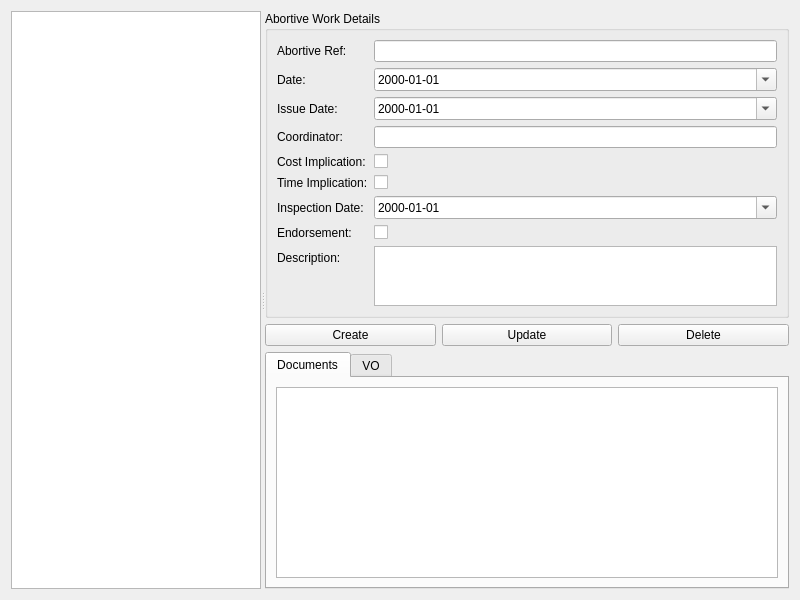
<?xml version="1.0" encoding="UTF-8"?>
<ui version="4.0">
 <class>AbortiveManagerForm</class>
 <widget class="QWidget" name="AbortiveManagerForm">
  <property name="geometry">
   <rect>
    <x>0</x>
    <y>0</y>
    <width>800</width>
    <height>600</height>
   </rect>
  </property>
  <property name="windowTitle">
   <string>Abortive Work Manager</string>
  </property>
  <layout class="QHBoxLayout" name="horizontalLayout">
   <item>
    <widget class="QSplitter" name="splitter">
     <property name="orientation">
      <enum>Qt::Horizontal</enum>
     </property>
     <widget class="QListWidget" name="recordList">
      <property name="maximumSize">
       <size>
        <width>250</width>
        <height>16777215</height>
       </size>
      </property>
     </widget>
     <widget class="QWidget" name="rightSide" native="true">
      <layout class="QVBoxLayout" name="verticalLayout">
       <item>
        <widget class="QGroupBox" name="formGroupBox">
         <property name="title">
          <string>Abortive Work Details</string>
         </property>
         <layout class="QFormLayout" name="formLayout">
          <item row="0" column="0">
           <widget class="QLabel" name="label_ref">
            <property name="text">
             <string>Abortive Ref:</string>
            </property>
           </widget>
          </item>
          <item row="0" column="1">
           <widget class="QLineEdit" name="lineEdit_ref"/>
          </item>
          <item row="1" column="0">
           <widget class="QLabel" name="label_date">
            <property name="text">
             <string>Date:</string>
            </property>
           </widget>
          </item>
          <item row="1" column="1">
           <widget class="QDateEdit" name="dateEdit_date">
            <property name="displayFormat">
             <string>yyyy-MM-dd</string>
            </property>
            <property name="calendarPopup">
             <bool>true</bool>
            </property>
           </widget>
          </item>
          <item row="2" column="0">
           <widget class="QLabel" name="label_issue_date">
            <property name="text">
             <string>Issue Date:</string>
            </property>
           </widget>
          </item>
          <item row="2" column="1">
           <widget class="QDateEdit" name="dateEdit_issue_date">
            <property name="displayFormat">
             <string>yyyy-MM-dd</string>
            </property>
            <property name="calendarPopup">
             <bool>true</bool>
            </property>
           </widget>
          </item>
          <item row="3" column="0">
           <widget class="QLabel" name="label_coordinator">
            <property name="text">
             <string>Coordinator:</string>
            </property>
           </widget>
          </item>
          <item row="3" column="1">
           <widget class="QLineEdit" name="lineEdit_coordinator"/>
          </item>
          <item row="4" column="0">
           <widget class="QLabel" name="label_cost">
            <property name="text">
             <string>Cost Implication:</string>
            </property>
           </widget>
          </item>
          <item row="4" column="1">
           <widget class="QCheckBox" name="checkBox_cost"/>
          </item>
          <item row="5" column="0">
           <widget class="QLabel" name="label_time">
            <property name="text">
             <string>Time Implication:</string>
            </property>
           </widget>
          </item>
          <item row="5" column="1">
           <widget class="QCheckBox" name="checkBox_time"/>
          </item>
          <item row="6" column="0">
           <widget class="QLabel" name="label_inspection">
            <property name="text">
             <string>Inspection Date:</string>
            </property>
           </widget>
          </item>
          <item row="6" column="1">
           <widget class="QDateEdit" name="dateEdit_inspection_date">
            <property name="displayFormat">
             <string>yyyy-MM-dd</string>
            </property>
            <property name="calendarPopup">
             <bool>true</bool>
            </property>
           </widget>
          </item>
          <item row="7" column="0">
           <widget class="QLabel" name="label_endorsement">
            <property name="text">
             <string>Endorsement:</string>
            </property>
           </widget>
          </item>
          <item row="7" column="1">
           <widget class="QCheckBox" name="checkBox_endorsement"/>
          </item>
          <item row="8" column="0">
           <widget class="QLabel" name="label_desc">
            <property name="text">
             <string>Description:</string>
            </property>
           </widget>
          </item>
          <item row="8" column="1">
           <widget class="QTextEdit" name="textEdit_desc">
            <property name="maximumSize">
             <size>
              <width>16777215</width>
              <height>60</height>
             </size>
            </property>
           </widget>
          </item>
         </layout>
        </widget>
       </item>
       <item>
        <layout class="QHBoxLayout" name="buttonLayout">
         <item>
          <widget class="QPushButton" name="btn_create">
           <property name="text">
            <string>Create</string>
           </property>
          </widget>
         </item>
         <item>
          <widget class="QPushButton" name="btn_update">
           <property name="text">
            <string>Update</string>
           </property>
          </widget>
         </item>
         <item>
          <widget class="QPushButton" name="btn_delete">
           <property name="text">
            <string>Delete</string>
           </property>
          </widget>
         </item>
        </layout>
       </item>
       <item>
        <widget class="QTabWidget" name="intermediateTabs">
         <widget class="QWidget" name="tab_docs">
          <attribute name="title">
           <string>Documents</string>
          </attribute>
          <layout class="QVBoxLayout" name="verticalLayout_tab1">
           <item>
            <widget class="QTableWidget" name="table_docs"/>
           </item>
          </layout>
         </widget>
         <widget class="QWidget" name="tab_vo">
          <attribute name="title">
           <string>VO</string>
          </attribute>
          <layout class="QVBoxLayout" name="verticalLayout_tab2">
           <item>
            <widget class="QTableWidget" name="table_vo"/>
           </item>
          </layout>
         </widget>
        </widget>
       </item>
      </layout>
     </widget>
    </widget>
   </item>
  </layout>
 </widget>
 <resources/>
 <connections/>
</ui>
